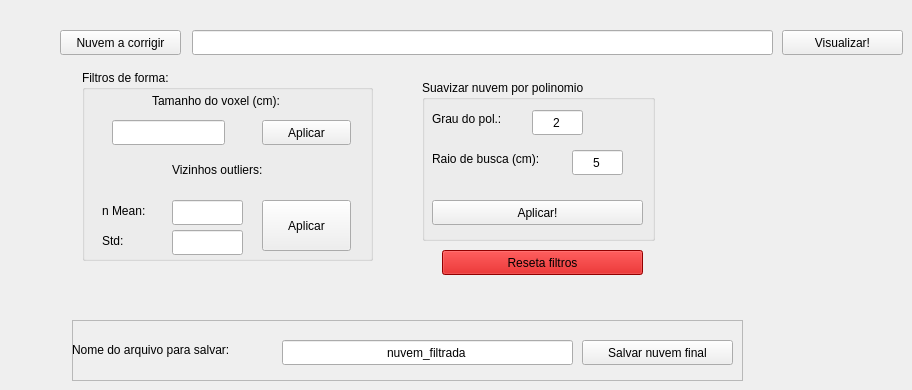
      <widget class="QWidget" name="tab_filtragem">
       <attribute name="title">
        <string>Melhorar nuvem</string>
       </attribute>
       <widget class="QPushButton" name="pushButton_resetafiltro">
        <property name="geometry">
         <rect>
          <x>442</x>
          <y>250</y>
          <width>201</width>
          <height>25</height>
         </rect>
        </property>
        <property name="palette">
         <palette>
          <active>
           <colorrole role="WindowText">
            <brush brushstyle="SolidPattern">
             <color alpha="255">
              <red>0</red>
              <green>0</green>
              <blue>0</blue>
             </color>
            </brush>
           </colorrole>
           <colorrole role="Button">
            <brush brushstyle="SolidPattern">
             <color alpha="255">
              <red>204</red>
              <green>0</green>
              <blue>0</blue>
             </color>
            </brush>
           </colorrole>
           <colorrole role="Light">
            <brush brushstyle="SolidPattern">
             <color alpha="255">
              <red>255</red>
              <green>51</green>
              <blue>51</blue>
             </color>
            </brush>
           </colorrole>
           <colorrole role="Midlight">
            <brush brushstyle="SolidPattern">
             <color alpha="255">
              <red>229</red>
              <green>25</green>
              <blue>25</blue>
             </color>
            </brush>
           </colorrole>
           <colorrole role="Dark">
            <brush brushstyle="SolidPattern">
             <color alpha="255">
              <red>102</red>
              <green>0</green>
              <blue>0</blue>
             </color>
            </brush>
           </colorrole>
           <colorrole role="Mid">
            <brush brushstyle="SolidPattern">
             <color alpha="255">
              <red>136</red>
              <green>0</green>
              <blue>0</blue>
             </color>
            </brush>
           </colorrole>
           <colorrole role="Text">
            <brush brushstyle="SolidPattern">
             <color alpha="255">
              <red>0</red>
              <green>0</green>
              <blue>0</blue>
             </color>
            </brush>
           </colorrole>
           <colorrole role="BrightText">
            <brush brushstyle="SolidPattern">
             <color alpha="255">
              <red>255</red>
              <green>255</green>
              <blue>255</blue>
             </color>
            </brush>
           </colorrole>
           <colorrole role="ButtonText">
            <brush brushstyle="SolidPattern">
             <color alpha="255">
              <red>0</red>
              <green>0</green>
              <blue>0</blue>
             </color>
            </brush>
           </colorrole>
           <colorrole role="Base">
            <brush brushstyle="SolidPattern">
             <color alpha="255">
              <red>255</red>
              <green>255</green>
              <blue>255</blue>
             </color>
            </brush>
           </colorrole>
           <colorrole role="Window">
            <brush brushstyle="SolidPattern">
             <color alpha="255">
              <red>204</red>
              <green>0</green>
              <blue>0</blue>
             </color>
            </brush>
           </colorrole>
           <colorrole role="Shadow">
            <brush brushstyle="SolidPattern">
             <color alpha="255">
              <red>0</red>
              <green>0</green>
              <blue>0</blue>
             </color>
            </brush>
           </colorrole>
           <colorrole role="AlternateBase">
            <brush brushstyle="SolidPattern">
             <color alpha="255">
              <red>229</red>
              <green>127</green>
              <blue>127</blue>
             </color>
            </brush>
           </colorrole>
           <colorrole role="ToolTipBase">
            <brush brushstyle="SolidPattern">
             <color alpha="255">
              <red>255</red>
              <green>255</green>
              <blue>220</blue>
             </color>
            </brush>
           </colorrole>
           <colorrole role="ToolTipText">
            <brush brushstyle="SolidPattern">
             <color alpha="255">
              <red>0</red>
              <green>0</green>
              <blue>0</blue>
             </color>
            </brush>
           </colorrole>
          </active>
          <inactive>
           <colorrole role="WindowText">
            <brush brushstyle="SolidPattern">
             <color alpha="255">
              <red>0</red>
              <green>0</green>
              <blue>0</blue>
             </color>
            </brush>
           </colorrole>
           <colorrole role="Button">
            <brush brushstyle="SolidPattern">
             <color alpha="255">
              <red>204</red>
              <green>0</green>
              <blue>0</blue>
             </color>
            </brush>
           </colorrole>
           <colorrole role="Light">
            <brush brushstyle="SolidPattern">
             <color alpha="255">
              <red>255</red>
              <green>51</green>
              <blue>51</blue>
             </color>
            </brush>
           </colorrole>
           <colorrole role="Midlight">
            <brush brushstyle="SolidPattern">
             <color alpha="255">
              <red>229</red>
              <green>25</green>
              <blue>25</blue>
             </color>
            </brush>
           </colorrole>
           <colorrole role="Dark">
            <brush brushstyle="SolidPattern">
             <color alpha="255">
              <red>102</red>
              <green>0</green>
              <blue>0</blue>
             </color>
            </brush>
           </colorrole>
           <colorrole role="Mid">
            <brush brushstyle="SolidPattern">
             <color alpha="255">
              <red>136</red>
              <green>0</green>
              <blue>0</blue>
             </color>
            </brush>
           </colorrole>
           <colorrole role="Text">
            <brush brushstyle="SolidPattern">
             <color alpha="255">
              <red>0</red>
              <green>0</green>
              <blue>0</blue>
             </color>
            </brush>
           </colorrole>
           <colorrole role="BrightText">
            <brush brushstyle="SolidPattern">
             <color alpha="255">
              <red>255</red>
              <green>255</green>
              <blue>255</blue>
             </color>
            </brush>
           </colorrole>
           <colorrole role="ButtonText">
            <brush brushstyle="SolidPattern">
             <color alpha="255">
              <red>0</red>
              <green>0</green>
              <blue>0</blue>
             </color>
            </brush>
           </colorrole>
           <colorrole role="Base">
            <brush brushstyle="SolidPattern">
             <color alpha="255">
              <red>255</red>
              <green>255</green>
              <blue>255</blue>
             </color>
            </brush>
           </colorrole>
           <colorrole role="Window">
            <brush brushstyle="SolidPattern">
             <color alpha="255">
              <red>204</red>
              <green>0</green>
              <blue>0</blue>
             </color>
            </brush>
           </colorrole>
           <colorrole role="Shadow">
            <brush brushstyle="SolidPattern">
             <color alpha="255">
              <red>0</red>
              <green>0</green>
              <blue>0</blue>
             </color>
            </brush>
           </colorrole>
           <colorrole role="AlternateBase">
            <brush brushstyle="SolidPattern">
             <color alpha="255">
              <red>229</red>
              <green>127</green>
              <blue>127</blue>
             </color>
            </brush>
           </colorrole>
           <colorrole role="ToolTipBase">
            <brush brushstyle="SolidPattern">
             <color alpha="255">
              <red>255</red>
              <green>255</green>
              <blue>220</blue>
             </color>
            </brush>
           </colorrole>
           <colorrole role="ToolTipText">
            <brush brushstyle="SolidPattern">
             <color alpha="255">
              <red>0</red>
              <green>0</green>
              <blue>0</blue>
             </color>
            </brush>
           </colorrole>
          </inactive>
          <disabled>
           <colorrole role="WindowText">
            <brush brushstyle="SolidPattern">
             <color alpha="255">
              <red>102</red>
              <green>0</green>
              <blue>0</blue>
             </color>
            </brush>
           </colorrole>
           <colorrole role="Button">
            <brush brushstyle="SolidPattern">
             <color alpha="255">
              <red>204</red>
              <green>0</green>
              <blue>0</blue>
             </color>
            </brush>
           </colorrole>
           <colorrole role="Light">
            <brush brushstyle="SolidPattern">
             <color alpha="255">
              <red>255</red>
              <green>51</green>
              <blue>51</blue>
             </color>
            </brush>
           </colorrole>
           <colorrole role="Midlight">
            <brush brushstyle="SolidPattern">
             <color alpha="255">
              <red>229</red>
              <green>25</green>
              <blue>25</blue>
             </color>
            </brush>
           </colorrole>
           <colorrole role="Dark">
            <brush brushstyle="SolidPattern">
             <color alpha="255">
              <red>102</red>
              <green>0</green>
              <blue>0</blue>
             </color>
            </brush>
           </colorrole>
           <colorrole role="Mid">
            <brush brushstyle="SolidPattern">
             <color alpha="255">
              <red>136</red>
              <green>0</green>
              <blue>0</blue>
             </color>
            </brush>
           </colorrole>
           <colorrole role="Text">
            <brush brushstyle="SolidPattern">
             <color alpha="255">
              <red>102</red>
              <green>0</green>
              <blue>0</blue>
             </color>
            </brush>
           </colorrole>
           <colorrole role="BrightText">
            <brush brushstyle="SolidPattern">
             <color alpha="255">
              <red>255</red>
              <green>255</green>
              <blue>255</blue>
             </color>
            </brush>
           </colorrole>
           <colorrole role="ButtonText">
            <brush brushstyle="SolidPattern">
             <color alpha="255">
              <red>102</red>
              <green>0</green>
              <blue>0</blue>
             </color>
            </brush>
           </colorrole>
           <colorrole role="Base">
            <brush brushstyle="SolidPattern">
             <color alpha="255">
              <red>204</red>
              <green>0</green>
              <blue>0</blue>
             </color>
            </brush>
           </colorrole>
           <colorrole role="Window">
            <brush brushstyle="SolidPattern">
             <color alpha="255">
              <red>204</red>
              <green>0</green>
              <blue>0</blue>
             </color>
            </brush>
           </colorrole>
           <colorrole role="Shadow">
            <brush brushstyle="SolidPattern">
             <color alpha="255">
              <red>0</red>
              <green>0</green>
              <blue>0</blue>
             </color>
            </brush>
           </colorrole>
           <colorrole role="AlternateBase">
            <brush brushstyle="SolidPattern">
             <color alpha="255">
              <red>204</red>
              <green>0</green>
              <blue>0</blue>
             </color>
            </brush>
           </colorrole>
           <colorrole role="ToolTipBase">
            <brush brushstyle="SolidPattern">
             <color alpha="255">
              <red>255</red>
              <green>255</green>
              <blue>220</blue>
             </color>
            </brush>
           </colorrole>
           <colorrole role="ToolTipText">
            <brush brushstyle="SolidPattern">
             <color alpha="255">
              <red>0</red>
              <green>0</green>
              <blue>0</blue>
             </color>
            </brush>
           </colorrole>
          </disabled>
         </palette>
        </property>
        <property name="text">
         <string>Reseta filtros</string>
        </property>
       </widget>
       <widget class="QGroupBox" name="groupBox_polinomio">
        <property name="geometry">
         <rect>
          <x>422</x>
          <y>80</y>
          <width>233</width>
          <height>161</height>
         </rect>
        </property>
        <property name="title">
         <string>Suavizar nuvem por polinomio</string>
        </property>
        <widget class="QPushButton" name="pushButton_filtropolinomio">
         <property name="geometry">
          <rect>
           <x>10</x>
           <y>120</y>
           <width>211</width>
           <height>25</height>
          </rect>
         </property>
         <property name="text">
          <string>Aplicar!</string>
         </property>
        </widget>
        <widget class="QLabel" name="label_16">
         <property name="geometry">
          <rect>
           <x>10</x>
           <y>30</y>
           <width>91</width>
           <height>17</height>
          </rect>
         </property>
         <property name="text">
          <string>Grau do pol.:</string>
         </property>
        </widget>
        <widget class="QLineEdit" name="lineEdit_graupolinomio">
         <property name="geometry">
          <rect>
           <x>110</x>
           <y>30</y>
           <width>51</width>
           <height>25</height>
          </rect>
         </property>
         <property name="text">
          <string>2</string>
         </property>
         <property name="alignment">
          <set>Qt::AlignCenter</set>
         </property>
        </widget>
        <widget class="QLabel" name="label_10">
         <property name="geometry">
          <rect>
           <x>10</x>
           <y>70</y>
           <width>141</width>
           <height>17</height>
          </rect>
         </property>
         <property name="text">
          <string>Raio de busca (cm):</string>
         </property>
        </widget>
        <widget class="QLineEdit" name="lineEdit_raiopolinomio">
         <property name="geometry">
          <rect>
           <x>150</x>
           <y>70</y>
           <width>51</width>
           <height>25</height>
          </rect>
         </property>
         <property name="text">
          <string>5</string>
         </property>
         <property name="alignment">
          <set>Qt::AlignCenter</set>
         </property>
        </widget>
       </widget>
       <widget class="QLineEdit" name="lineEdit_nuvemparafiltrar">
        <property name="geometry">
         <rect>
          <x>192</x>
          <y>30</y>
          <width>581</width>
          <height>25</height>
         </rect>
        </property>
       </widget>
       <widget class="QPushButton" name="pushButton_visualizarcorrecao">
        <property name="geometry">
         <rect>
          <x>782</x>
          <y>30</y>
          <width>121</width>
          <height>25</height>
         </rect>
        </property>
        <property name="text">
         <string>Visualizar!</string>
        </property>
       </widget>
       <widget class="QFrame" name="frame_salvar">
        <property name="enabled">
         <bool>true</bool>
        </property>
        <property name="geometry">
         <rect>
          <x>72</x>
          <y>320</y>
          <width>671</width>
          <height>61</height>
         </rect>
        </property>
        <property name="frameShape">
         <enum>QFrame::StyledPanel</enum>
        </property>
        <property name="frameShadow">
         <enum>QFrame::Raised</enum>
        </property>
        <widget class="QPushButton" name="pushButton_salvarnuvemfiltrada">
         <property name="enabled">
          <bool>true</bool>
         </property>
         <property name="geometry">
          <rect>
           <x>510</x>
           <y>20</y>
           <width>151</width>
           <height>25</height>
          </rect>
         </property>
         <property name="text">
          <string>Salvar nuvem final</string>
         </property>
        </widget>
        <widget class="QLineEdit" name="lineEdit_nuvemfiltradasalvar">
         <property name="enabled">
          <bool>true</bool>
         </property>
         <property name="geometry">
          <rect>
           <x>210</x>
           <y>20</y>
           <width>291</width>
           <height>25</height>
          </rect>
         </property>
         <property name="text">
          <string>nuvem_filtrada</string>
         </property>
         <property name="alignment">
          <set>Qt::AlignCenter</set>
         </property>
        </widget>
        <widget class="QLabel" name="label_15">
         <property name="enabled">
          <bool>true</bool>
         </property>
         <property name="geometry">
          <rect>
           <x>0</x>
           <y>20</y>
           <width>201</width>
           <height>20</height>
          </rect>
         </property>
         <property name="text">
          <string>Nome do arquivo para salvar:</string>
         </property>
        </widget>
       </widget>
       <widget class="QGroupBox" name="groupBox_filtrosforma">
        <property name="enabled">
         <bool>true</bool>
        </property>
        <property name="geometry">
         <rect>
          <x>82</x>
          <y>70</y>
          <width>291</width>
          <height>191</height>
         </rect>
        </property>
        <property name="title">
         <string>Filtros de forma:</string>
        </property>
        <widget class="QPushButton" name="pushButton_outliers">
         <property name="enabled">
          <bool>true</bool>
         </property>
         <property name="geometry">
          <rect>
           <x>180</x>
           <y>130</y>
           <width>89</width>
           <height>51</height>
          </rect>
         </property>
         <property name="text">
          <string>Aplicar</string>
         </property>
        </widget>
        <widget class="QLabel" name="label_17">
         <property name="enabled">
          <bool>true</bool>
         </property>
         <property name="geometry">
          <rect>
           <x>70</x>
           <y>20</y>
           <width>171</width>
           <height>21</height>
          </rect>
         </property>
         <property name="text">
          <string>Tamanho do voxel (cm):</string>
         </property>
        </widget>
        <widget class="QLabel" name="label_18">
         <property name="enabled">
          <bool>true</bool>
         </property>
         <property name="geometry">
          <rect>
           <x>90</x>
           <y>90</y>
           <width>131</width>
           <height>20</height>
          </rect>
         </property>
         <property name="text">
          <string>Vizinhos outliers:</string>
         </property>
        </widget>
        <widget class="QPushButton" name="pushButton_voxel">
         <property name="enabled">
          <bool>true</bool>
         </property>
         <property name="geometry">
          <rect>
           <x>180</x>
           <y>50</y>
           <width>89</width>
           <height>25</height>
          </rect>
         </property>
         <property name="text">
          <string>Aplicar</string>
         </property>
        </widget>
        <widget class="QLineEdit" name="lineEdit_voxel">
         <property name="enabled">
          <bool>true</bool>
         </property>
         <property name="geometry">
          <rect>
           <x>30</x>
           <y>50</y>
           <width>113</width>
           <height>25</height>
          </rect>
         </property>
         <property name="alignment">
          <set>Qt::AlignCenter</set>
         </property>
        </widget>
        <widget class="QLineEdit" name="lineEdit_outliersmean">
         <property name="enabled">
          <bool>true</bool>
         </property>
         <property name="geometry">
          <rect>
           <x>90</x>
           <y>130</y>
           <width>71</width>
           <height>25</height>
          </rect>
         </property>
         <property name="alignment">
          <set>Qt::AlignCenter</set>
         </property>
        </widget>
        <widget class="QLineEdit" name="lineEdit_outliersstd">
         <property name="enabled">
          <bool>true</bool>
         </property>
         <property name="geometry">
          <rect>
           <x>90</x>
           <y>160</y>
           <width>71</width>
           <height>25</height>
          </rect>
         </property>
         <property name="alignment">
          <set>Qt::AlignCenter</set>
         </property>
        </widget>
        <widget class="QLabel" name="label_19">
         <property name="geometry">
          <rect>
           <x>20</x>
           <y>130</y>
           <width>51</width>
           <height>21</height>
          </rect>
         </property>
         <property name="text">
          <string>n Mean:</string>
         </property>
        </widget>
        <widget class="QLabel" name="label_20">
         <property name="geometry">
          <rect>
           <x>20</x>
           <y>160</y>
           <width>51</width>
           <height>21</height>
          </rect>
         </property>
         <property name="text">
          <string>Std:</string>
         </property>
        </widget>
       </widget>
       <widget class="QPushButton" name="pushButton_nuvemacorrigir">
        <property name="geometry">
         <rect>
          <x>60</x>
          <y>30</y>
          <width>121</width>
          <height>25</height>
         </rect>
        </property>
        <property name="text">
         <string>Nuvem a corrigir</string>
        </property>
       </widget>
      </widget>
